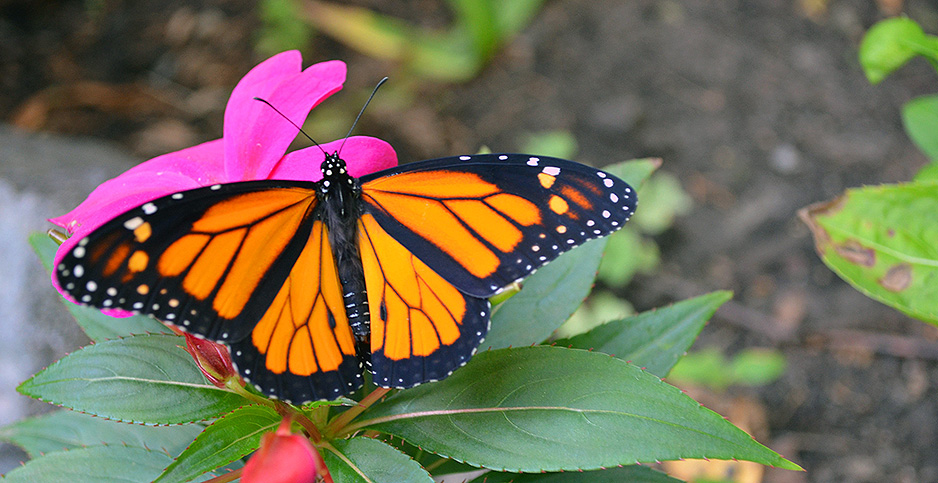
#> input picture images/monarch.jpg, 938 x 483 px
$ jupyter execute kmeans.ipynb   (shell and % lines are left out)
#> lines starting #> are read from the running program, lines starting #| are printed output that depends on the picture
# K-means Clustering

### Import resources and display image

[cell 1]
import numpy as np
import matplotlib.pyplot as plt
import cv2


# Read in the image
## TODO: Check out the images directory to see other images you can work with
# And select one!
image = cv2.imread('../images/monarch.jpg')
#> image is the input picture: shape (483, 938, 3); mean B, G, R 86.2, 108.7, 116.9

# Change color to RGB (from BGR)
image = cv2.cvtColor(image, cv2.COLOR_BGR2RGB)

plt.imshow(image)

### Prepare data for k-means

[cell 2]
# Reshape image into a 2D array of pixels and 3 color values (RGB)
pixel_vals = image.reshape((-1,3))

# Convert to float type
pixel_vals = np.float32(pixel_vals)

### Implement k-means clustering

[cell 3]
# define stopping criteria
# you can change the number of max iterations for faster convergence!
criteria = (cv2.TERM_CRITERIA_EPS + cv2.TERM_CRITERIA_MAX_ITER, 100, 0.2)

## TODO: Select a value for k
# then perform k-means clustering
k = 4
retval, labels, centers = cv2.kmeans(pixel_vals, k, None, criteria, 10, cv2.KMEANS_RANDOM_CENTERS)
#> retval = 1.1e+09; centers = [[233.6, 119.1, 210.1], [122, 142.5, 112], [68.93, 70.62, 58.07], [244.7, 136.1, 15.9]]
print(centers.shape)
#| (4, 3)
print(labels.shape)
#| (453054, 1)

# convert data into 8-bit values
centers = np.uint8(centers)
#> centers = [[233, 119, 210], [122, 142, 111], [68, 70, 58], [244, 136, 15]]
segmented_data = centers[labels.flatten()]

# reshape data into the original image dimensions
segmented_image = segmented_data.reshape((image.shape))
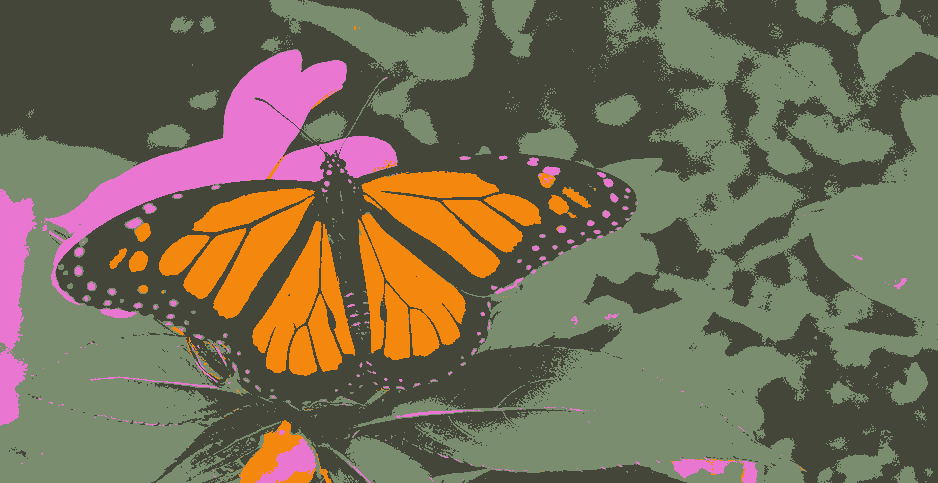
#> segmented_image: shape (483, 938, 3); mean R, G, B 116.4, 108.2, 85.7
labels_reshape = labels.reshape(image.shape[0], image.shape[1])
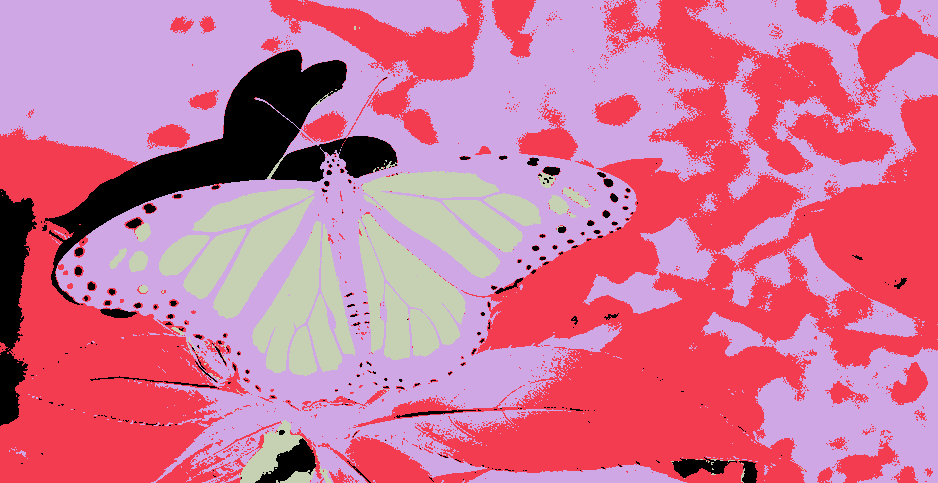
#> labels_reshape: shape (483, 938) int32; 4 distinct labels, from 0 to 3; one colour per label, 0 black

plt.imshow(segmented_image)

[cell 4]
## TODO: Visualize one segment, try to find which is the leaves, background, etc!
fig, axs = plt.subplots(2, 2)
axs[0, 0].imshow(labels_reshape==0, cmap='gray')
axs[0, 1].imshow(labels_reshape==1, cmap='gray')
if (k > 2):
    axs[1, 0].imshow(labels_reshape==2, cmap='gray')
if (k > 3):
    axs[1, 1].imshow(labels_reshape==3, cmap='gray')
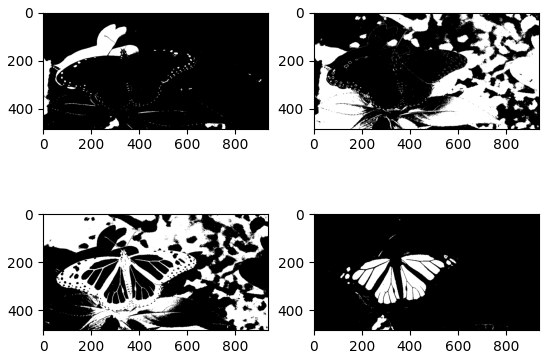
#> figure drawn by matplotlib, 4 panels

[cell 5]
# mask an image segment by cluster

cluster = 0 # the first cluster

masked_image = np.copy(image)
# turn the mask green!
masked_image[labels_reshape == cluster] = [0, 255, 0]
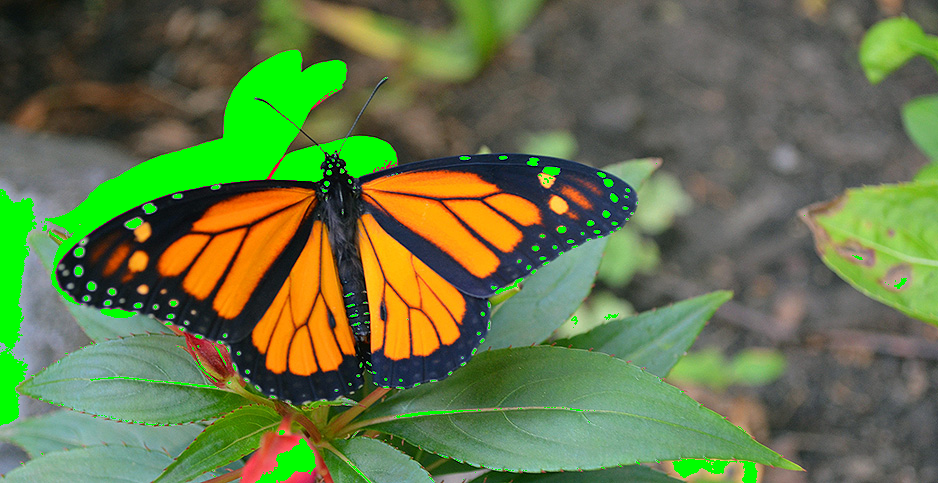
#> masked_image: shape (483, 938, 3); mean R, G, B 101.4, 117.7, 72.3

plt.imshow(masked_image)

$ run again, with images/cars.jpg copied over images/monarch.jpg
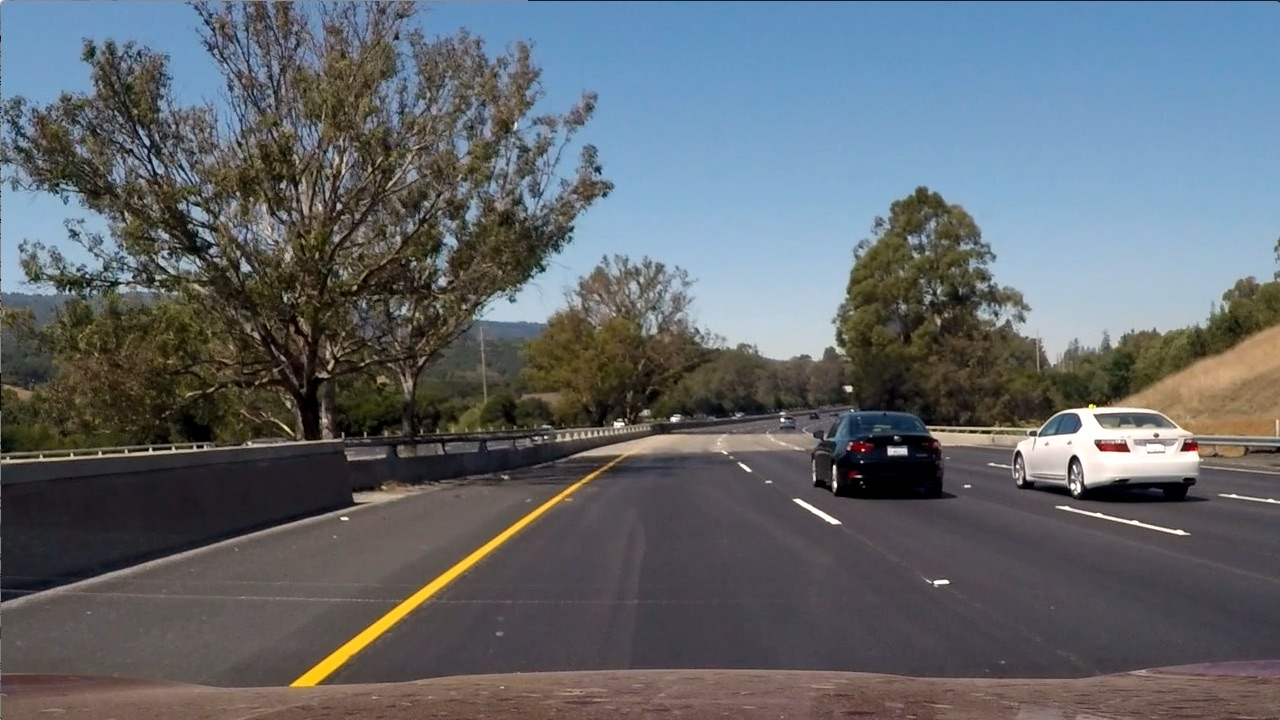
#> input picture images/cars.jpg, 1280 x 720 px
#> image is the input picture: shape (720, 1280, 3); mean B, G, R 107.9, 102.6, 97
#> `retval, labels, centers = cv2.kmeans(pixel_vals, k, None, criteria, 10..`: retval = 982313557; centers = [[135.6, 169.8, 200.1], [130.1, 119.2, 109.4], [83.59, 76.91, 74.16], [40.66, 36.86, 28.69]]
#| (4, 3)
#| (921600, 1)
#> `centers = np.uint8(centers)`: centers = [[135, 169, 200], [130, 119, 109], [83, 76, 74], [40, 36, 28]]
#> `labels_reshape = labels.reshape(image.shape[0], image.shape[1])`:
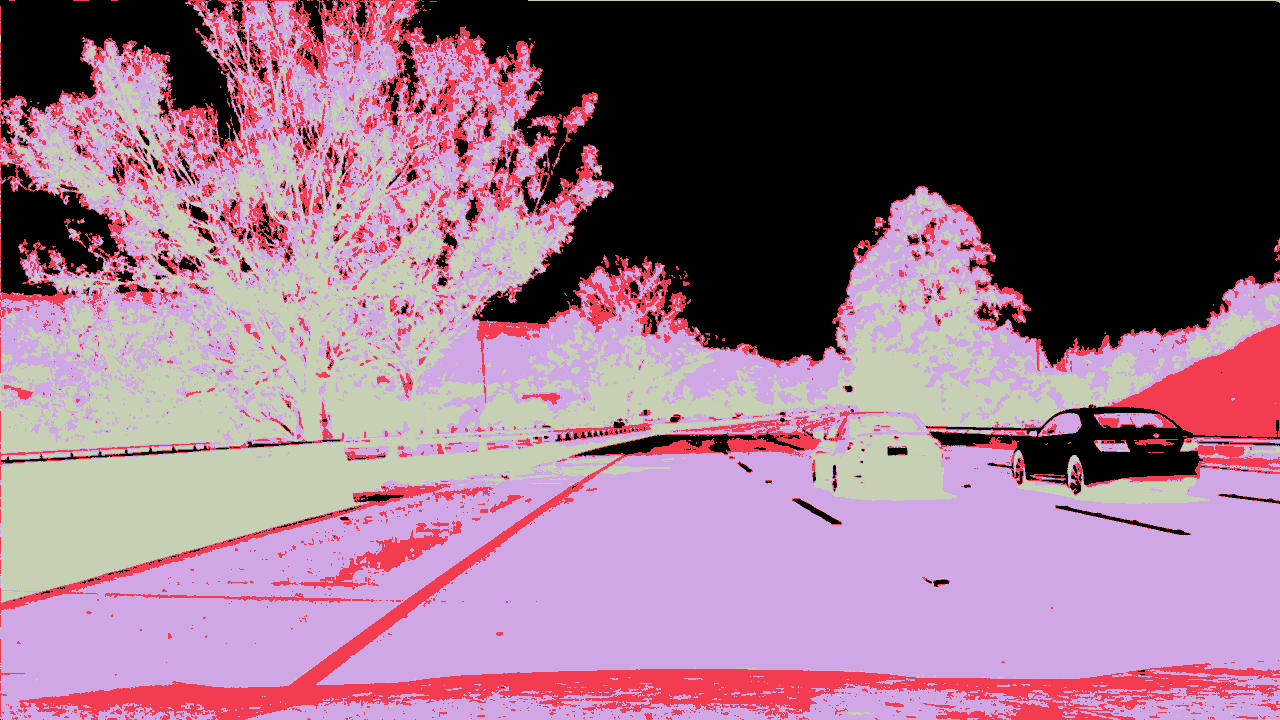
#> labels_reshape: shape (720, 1280) int32; 4 distinct labels, from 0 to 3; one colour per label, 0 black
#> `masked_image[labels_reshape == cluster] = [0, 255, 0]`:
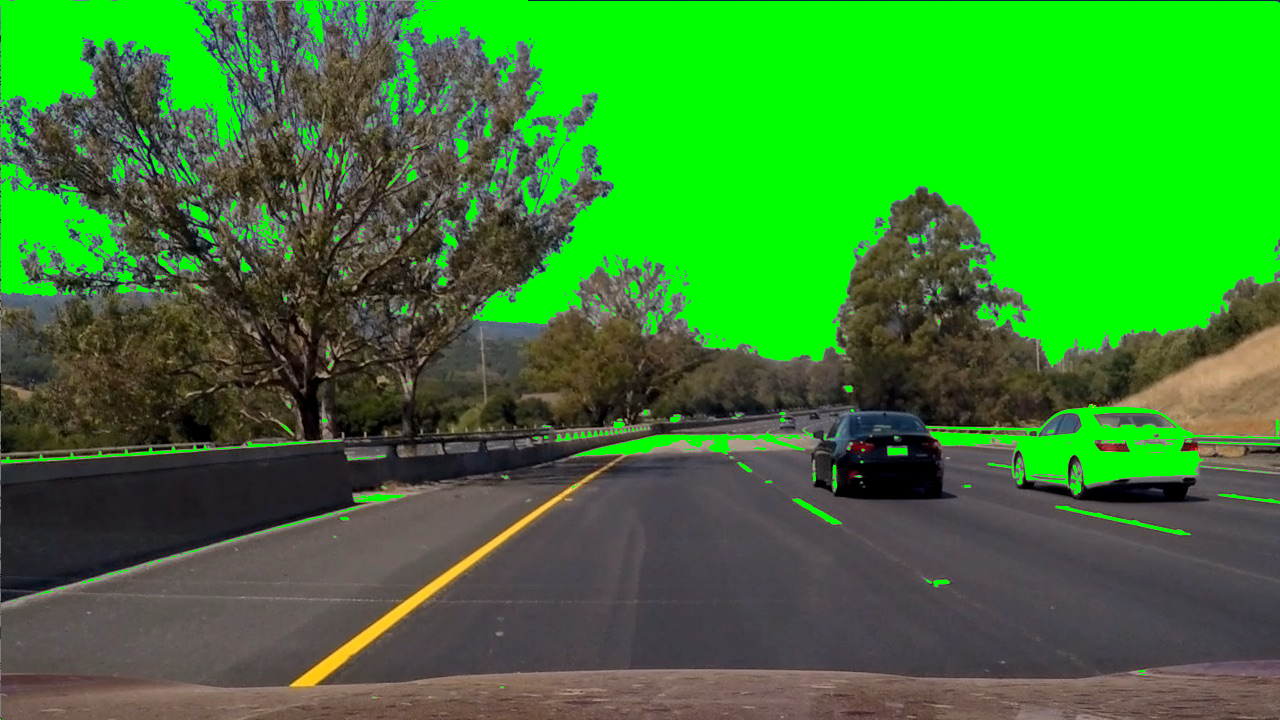
#> masked_image: shape (720, 1280, 3); mean R, G, B 56.4, 128.1, 47.9
